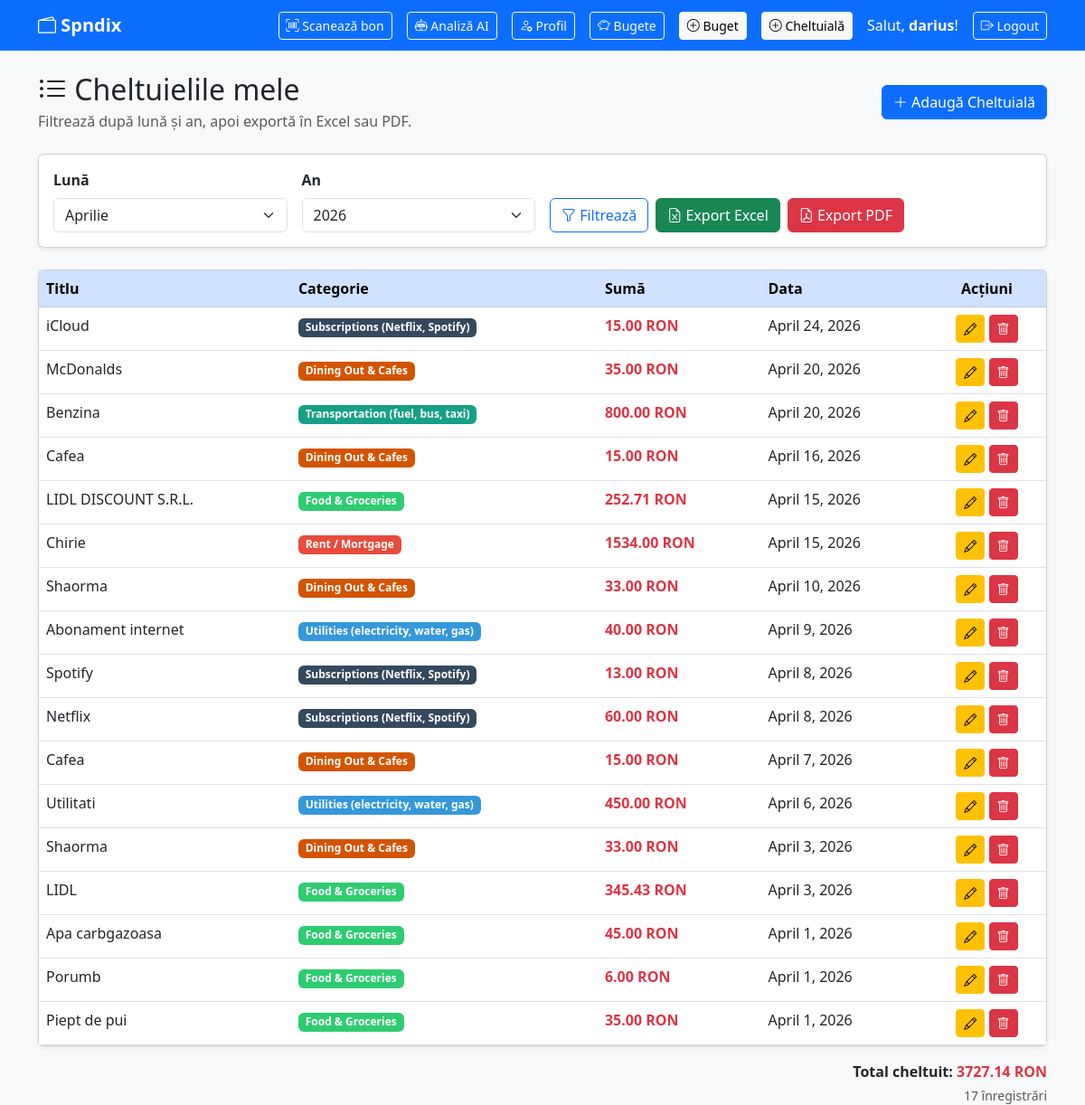
Page /cheltuieli/ (signed in) on the earlier database version.
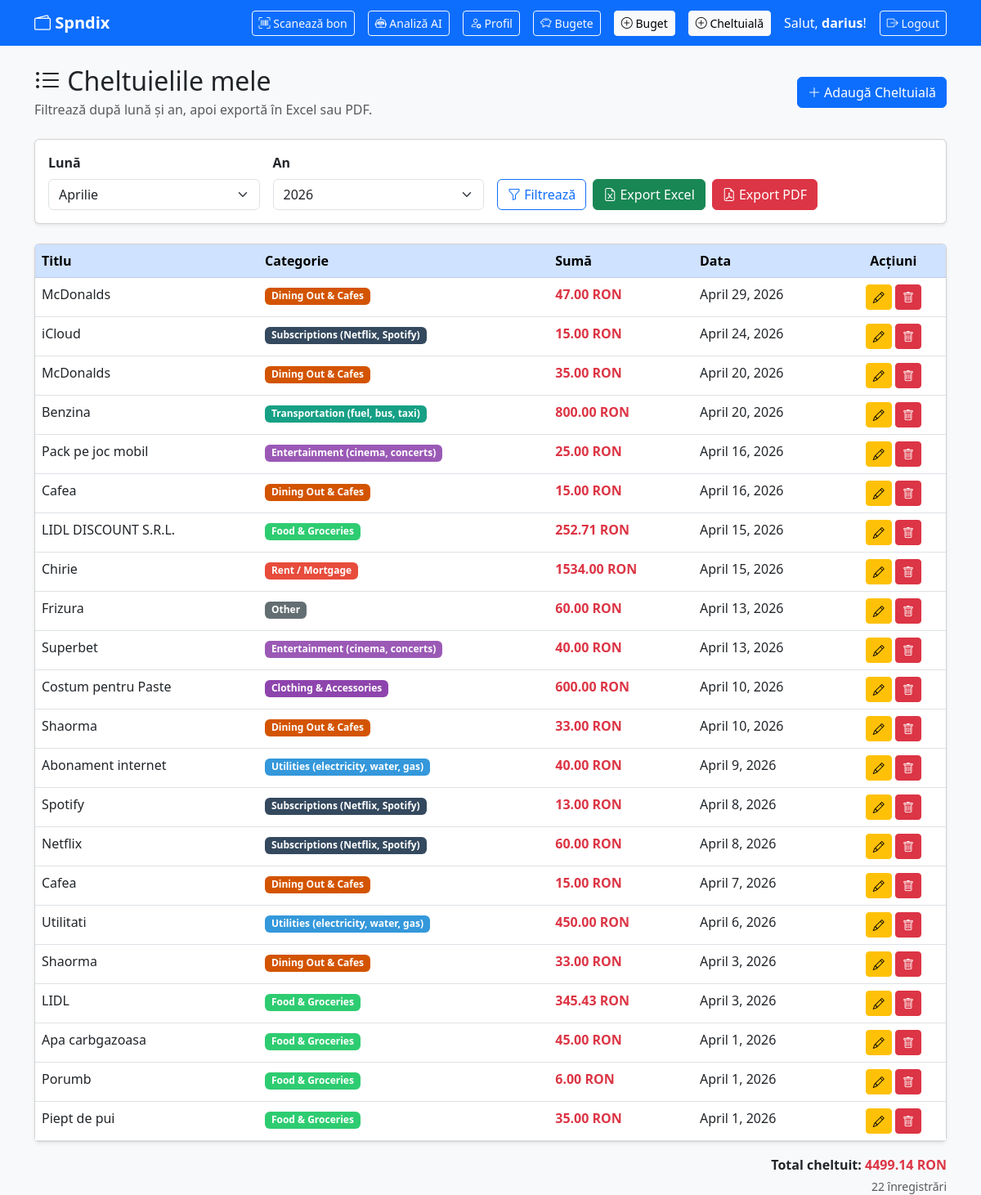
Same page on the later database version.
### spndix/models.py (models this page shows, shortened)
class Cheltuiala(models.Model):
    utilizator = models.ForeignKey(User, on_delete=models.CASCADE)
    categorie = models.ForeignKey(Categorie, on_delete=models.SET_NULL, null=True)
    titlu = models.CharField(max_length=200)
    suma = models.DecimalField(max_digits=10, decimal_places=2)
    data = models.DateField()
    descriere = models.TextField(blank=True, null=True)
    creat_la = models.DateTimeField(auto_now_add=True)
    class Meta:
        verbose_name_plural = "Cheltuieli"
        ordering = ['-data']

class Categorie(models.Model):
    nume = models.CharField(max_length=100)
    descriere = models.TextField(blank=True, null=True)
    culoare = models.CharField(max_length=7, default='#3498db')
    class Meta:
        verbose_name_plural = "Categorii"

### spndix/views.py (the view)
# urls.py: path('cheltuieli/', views.lista_cheltuieli, name='lista_cheltuieli'),
@login_required
def lista_cheltuieli(request):
    cheltuieli = Cheltuiala.objects.filter(utilizator=request.user).select_related('categorie').order_by('-data', '-id')
    luna_selectata, an_selectat = obtine_filtre_luna_an(request)
    cheltuieli_filtrate = cheltuieli.filter(data__month=luna_selectata, data__year=an_selectat)
    total_cheltuit = cheltuieli_filtrate.aggregate(total=Sum('suma'))['total'] or 0
    ani_disponibili = sorted(
        set(
            Cheltuiala.objects.filter(utilizator=request.user).dates('data', 'year')
        ),
        reverse=True,
    )
    ani_disponibili = [data.year for data in ani_disponibili]
    if an_selectat not in ani_disponibili:
        ani_disponibili.insert(0, an_selectat)
    context = {
        'cheltuieli': cheltuieli_filtrate,
        'total_cheltuit': total_cheltuit,
        'luna_selectata': luna_selectata,
        'an_selectat': an_selectat,
        'luni': LUNA_CHOICES,
        'ani_disponibili': sorted(set(ani_disponibili), reverse=True),
    }
    return render(request, 'spndix/lista.html', context)

### spndix/views.py (called while the page is built)
def obtine_filtre_luna_an(request):
    acum = timezone.now()
    luna = request.GET.get('month')
    an = request.GET.get('year')
    try:
        luna = int(luna)
    except (TypeError, ValueError):
        luna = acum.month
    try:
        an = int(an)
    except (TypeError, ValueError):
        an = acum.year
    if luna < 1 or luna > 12:
        luna = acum.month
    return luna, an

### spndix/templates/spndix/lista.html (shortened to what this page needs)
{% extends 'spndix/base.html' %}
{% block content %}
<div class="d-flex justify-content-between align-items-center mb-4 flex-wrap gap-2">
    <div>
        <h2 class="mb-1"><i class="bi bi-list-ul"></i> Cheltuielile mele</h2>
        <p class="text-muted mb-0">Filtrează după lună și an, apoi exportă în Excel sau PDF.</p>
    </div>
    <a href="{% url 'adauga_cheltuiala' %}" class="btn btn-primary">
        <i class="bi bi-plus-lg"></i> Adaugă Cheltuială
    </a>
</div>
<div class="card shadow-sm mb-4">
    <div class="card-body">
        <form method="get" class="row g-3 align-items-end">
            <div class="col-md-3">
                <label class="form-label fw-semibold">Lună</label>
                <select name="month" class="form-select">
                    {% for value, label in luni %}
                        <option value="{{ value }}" {% if value == luna_selectata %}selected{% endif %}>{{ label }}</option>
                    {% endfor %}
                </select>
            </div>
            <div class="col-md-3">
                <label class="form-label fw-semibold">An</label>
                <select name="year" class="form-select">
                    {% for year in ani_disponibili %}
                        <option value="{{ year }}" {% if year == an_selectat %}selected{% endif %}>{{ year }}</option>
                    {% endfor %}
                </select>
            </div>
            <div class="col-md-6 d-flex gap-2 flex-wrap">
                <button type="submit" class="btn btn-outline-primary">
                    <i class="bi bi-funnel"></i> Filtrează
                </button>
                <a href="{% url 'export_cheltuieli_excel' %}?month={{ luna_selectata }}&year={{ an_selectat }}" class="btn btn-success">
                    <i class="bi bi-file-earmark-excel"></i> Export Excel
                </a>
                <a href="{% url 'export_cheltuieli_pdf' %}?month={{ luna_selectata }}&year={{ an_selectat }}" class="btn btn-danger">
                    <i class="bi bi-file-earmark-pdf"></i> Export PDF
                </a>
            </div>
        </form>
    </div>
</div>
{% if cheltuieli %}
    <div class="card shadow-sm">
        <div class="table-responsive">
            <table class="table table-hover mb-0">
                <thead class="table-primary">
                    <tr>
                        <th>Titlu</th>
                        <th>Categorie</th>
                        <th>Sumă</th>
                        <th>Data</th>
                        <th class="text-center">Acțiuni</th>
                    </tr>
                </thead>
                <tbody>
                    {% for c in cheltuieli %}
                    <tr>
                        <td>{{ c.titlu }}</td>
                        <td>
                            {% if c.categorie %}
                                {% with c.categorie.culoare|default:'#6c757d' as culoare %}
                                    <span class="badge" style="background-color: {{ culoare }}">
                                        {{ c.categorie.nume }}
                                    </span>
                                {% endwith %}
                            {% else %}
                                <span class="text-muted">—</span>
                            {% endif %}
                        </td>
                        <td class="fw-bold text-danger">{{ c.suma }} RON</td>
                        <td>{{ c.data }}</td>
                        <td class="text-center">
                            <a href="{% url 'editeaza_cheltuiala' c.pk %}" class="btn btn-sm btn-warning">
                                <i class="bi bi-pencil"></i>
                            </a>
                            <a href="{% url 'sterge_cheltuiala' c.pk %}" class="btn btn-sm btn-danger">
                                <i class="bi bi-trash"></i>
                            </a>
                        </td>
                    </tr>
                    {% endfor %}
                </tbody>
            </table>
        </div>
    </div>
    <div class="mt-3 text-end">
        <strong>Total cheltuit:
            <span class="text-danger">
                {{ total_cheltuit|floatformat:2 }} RON
            </span>
        </strong>
        <div class="text-muted small mt-1">
            {{ cheltuieli|length }} înregistrări
        </div>
    </div>
{% endif %}
{% endblock %}

### spndix/templates/spndix/base.html (shortened to what this page needs)
<!DOCTYPE html>
<html lang="ro">
<head>
    <link href="https://cdn.jsdelivr.net/npm/bootstrap@5.3.0/dist/css/bootstrap.min.css" rel="stylesheet">
    <link href="https://cdn.jsdelivr.net/npm/bootstrap-icons@1.11.0/font/bootstrap-icons.css" rel="stylesheet">
</head>
<body class="bg-light">
<nav class="navbar navbar-expand-lg navbar-dark bg-primary">
    <div class="container">
        <a class="navbar-brand fw-bold" href="{% url 'dashboard' %}">
            <i class="bi bi-wallet2"></i> Spndix
        </a>
        <div class="ms-auto d-flex align-items-center gap-3">
            {% if user.is_authenticated %}
                <a href="{% url 'scaneaza_bon' %}" class="btn btn-outline-light btn-sm">
                    <i class="bi bi-upc-scan"></i> Scanează bon
                </a>
                <a href="{% url 'analiza_ai' %}" class="btn btn-outline-light btn-sm">
                    <i class="bi bi-robot"></i> Analiză AI
                </a>
                <a href="{% url 'profil' %}" class="btn btn-outline-light btn-sm">
                    <i class="bi bi-person-gear"></i> Profil
                </a>
                <a href="{% url 'lista_bugete' %}" class="btn btn-outline-light btn-sm">
                    <i class="bi bi-piggy-bank"></i> Bugete
                </a>
                <a href="{% url 'adauga_buget' %}" class="btn btn-light btn-sm">
                    <i class="bi bi-plus-circle"></i> Buget
                </a>
                <a href="{% url 'adauga_cheltuiala' %}" class="btn btn-light btn-sm">
                    <i class="bi bi-plus-circle"></i> Cheltuială
                </a>
                <span class="text-white">Salut, <strong>{{ user.username }}</strong>!</span>
                <form method="post" action="/accounts/logout/" class="d-inline">
                    <button type="submit" class="btn btn-outline-light btn-sm">
                        <i class="bi bi-box-arrow-right"></i> Logout
                    </button>
                </form>
            {% endif %}
        </div>
    </div>
</nav>
<div class="container mt-4">
    {% block content %}{% endblock %}
</div>
</body>
</html>

Differences in the rows shown:
added Cheltuiala: titlu "McDonalds", categorie.nume "Dining Out & Cafes", suma "47.00", data "April 29, 2026"
added Cheltuiala: titlu "Pack pe joc mobil", categorie.nume "Entertainment (cinema, concerts)", suma "25.00", data "April 16, 2026"
added Cheltuiala: titlu "Frizura", categorie.nume "Other", suma "60.00", data "April 13, 2026"
added Cheltuiala: titlu "Superbet", categorie.nume "Entertainment (cinema, concerts)", suma "40.00", data "April 13, 2026"
added Cheltuiala: titlu "Costum pentru Paste", categorie.nume "Clothing & Accessories", suma "600.00", data "April 10, 2026"
Other differences:
{{ total_cheltuit|floatformat:2 }}: "3727.14" → "4499.14"
{{ cheltuieli|length }}: "17" → "22"
